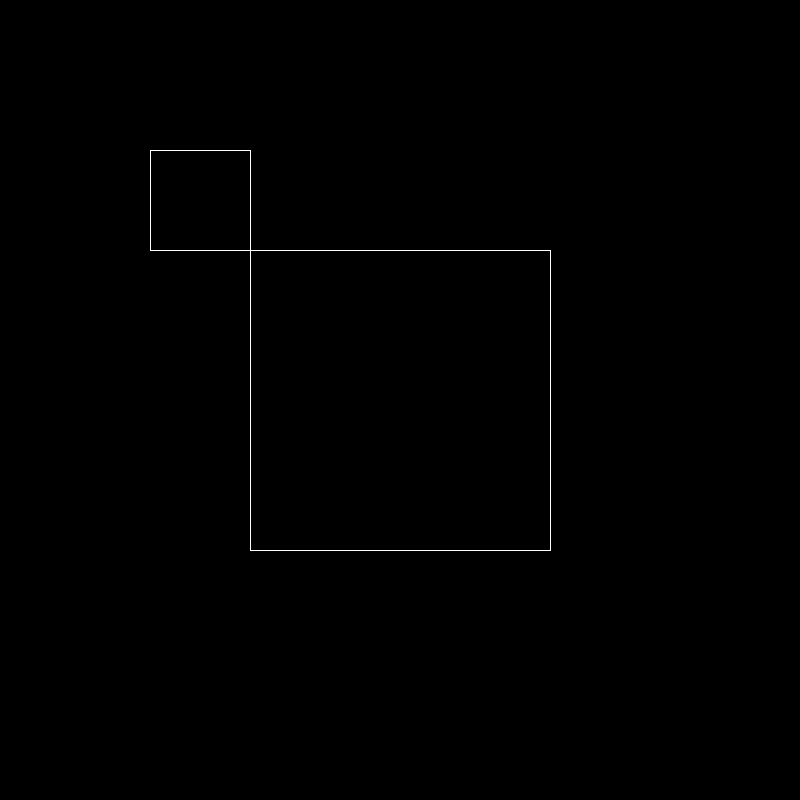
Frame 1 (no input)
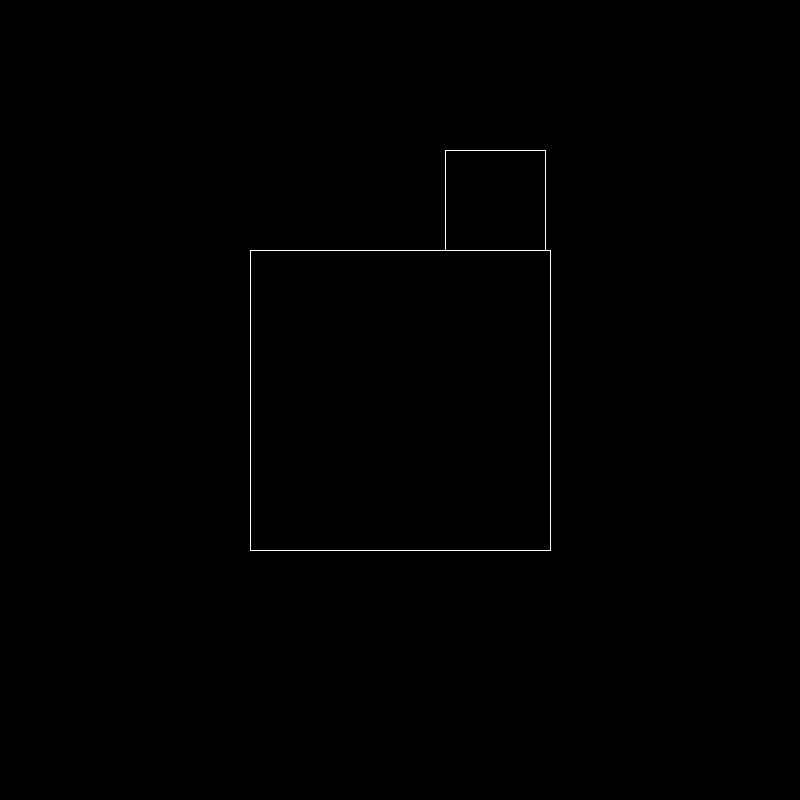
Frame 60 (the mouse pressed at the canvas centre just before this capture)
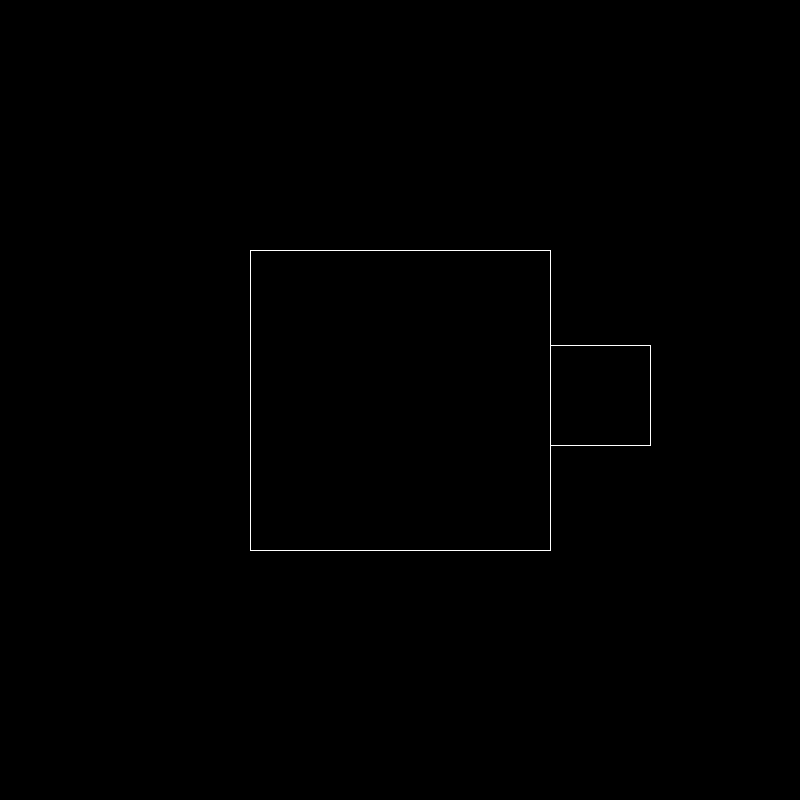
Frame 120 (the mouse held since frame 60 and released just before this capture)

The Processing sketch that drew these frames (run headless with seeded random() and noise(); from frame 60 on, the mouse is pressed at the canvas centre):

// Processing sketch: Revolving_square
// ── Revolving_square.pde
void setup()
{
  size(800, 800);
  stroke(255);
  noFill();
  frameRate(60);
}

int i = 150, j = 150, ok = 1;

void draw()
{
  background(0);
  rect(250, 250, 300, 300);
  rect(i, j, 100, 100);
  if (ok == 1)
  {
    i += 5;
    if (i == 550)
      ok = 2;
  } 
  else if (ok == 2)
  {
    j += 5;
    if (j == 550)
      ok = 3;
  } 
  else if (ok == 3)
  {
    i -= 5;
    if (i == 150)
      ok = 4;
  } 
  else if (ok == 4)
  {
    j -= 5;
    if (j == 150)
      ok = 1;
  }
}
